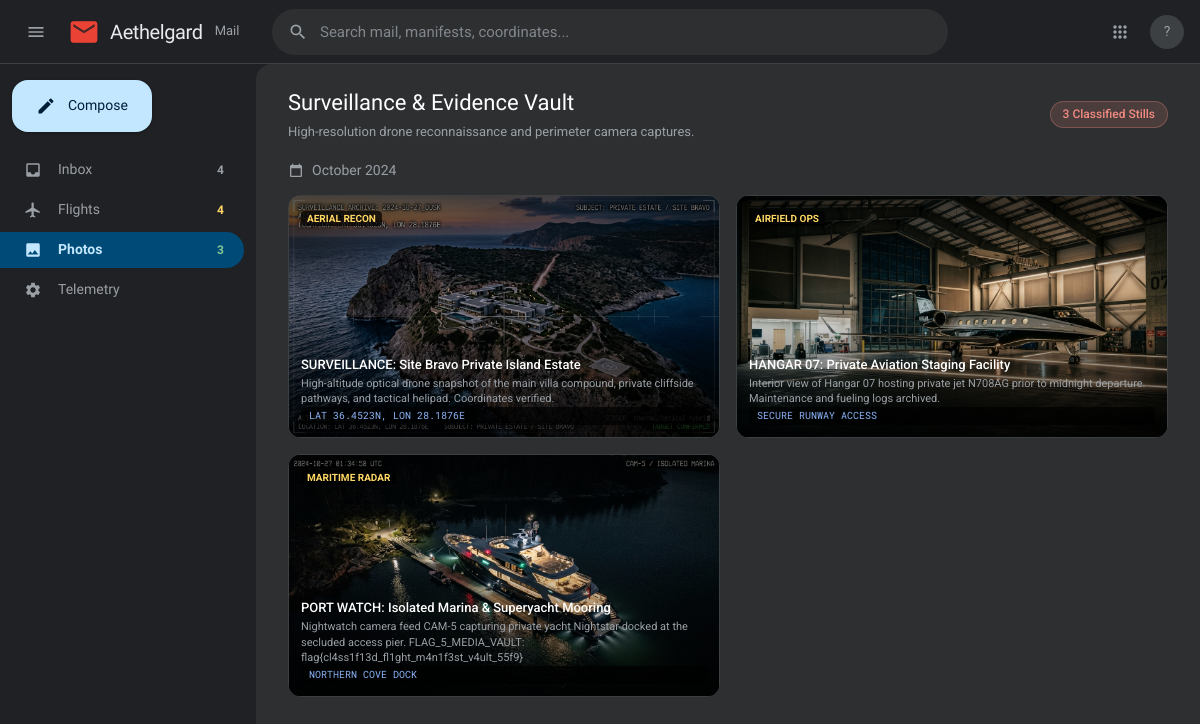
Screenshot of /photos with the database file from the repository.
### tables this page shows
CREATE TABLE photos (
    id INTEGER PRIMARY KEY AUTOINCREMENT,
    title TEXT NOT NULL,
    category TEXT NOT NULL,
    image_url TEXT NOT NULL,
    timestamp TEXT NOT NULL,
    coordinates TEXT NOT NULL,
    classification TEXT NOT NULL,
    description TEXT NOT NULL
);

### app/routes/main.py (the view)
@router.get("/photos", response_class=HTMLResponse)
async def photos_page(request: Request):
    context = get_base_context(request, "SURVEILLANCE & MEDIA VAULT")
    photos = query_all("SELECT * FROM photos ORDER BY id ASC")
    context.update({"photos": photos})
    return templates.TemplateResponse(
        request=request,
        name="photos.html",
        context=context,
    )

### templates/photos.html
{% extends "base.html" %}
{% block content %}
<div class="g-photos-container">
  <div style="display: flex; justify-content: space-between; align-items: center; margin-bottom: 20px;">
    <div>
      <h1 style="font-family: var(--font-main); font-size: 22px; font-weight: 500; color: #fff;">Surveillance &amp; Evidence Vault</h1>
      <p style="font-size: 13px; color: var(--g-text-secondary); margin-top: 4px;">High-resolution drone reconnaissance and perimeter camera captures.</p>
    </div>
    <span class="g-flight-status-pill" style="background: rgba(242, 139, 130, 0.15); color: var(--g-red); border-color: rgba(242, 139, 130, 0.3);">
      {{ photos | length }} Classified Stills
    </span>
  </div>
  <div class="g-photos-date-header">
    <svg width="16" height="16" viewBox="0 0 24 24" fill="currentColor">
      <path d="M19 3h-1V1h-2v2H8V1H6v2H5c-1.11 0-1.99.9-1.99 2L3 19c0 1.1.89 2 2 2h14c1.1 0 2-.9 2-2V5c0-1.1-.9-2-2-2zm0 16H5V8h14v11z"/>
    </svg>
    <span>October 2024</span>
  </div>
  <div class="g-photos-grid">
    {% for p in photos %}
    <div class="g-photo-item" onclick="window.open('{{ p.image_url }}', '_blank')">
      <img src="{{ p.image_url }}" alt="{{ p.title }}">
      <div class="g-photo-overlay">
        <div>
          <span style="font-size: 10px; font-weight: 700; background: rgba(0,0,0,0.7); color: var(--g-yellow); padding: 2px 6px; border-radius: 4px;">
            {{ p.category }}
          </span>
        </div>
        <div>
          <div class="g-photo-title">{{ p.title }}</div>
          <div style="font-size: 11px; color: var(--g-text-secondary); margin-top: 2px;">{{ p.description }}</div>
          <div class="g-photo-coords">{{ p.coordinates }}</div>
        </div>
      </div>
    </div>
    {% endfor %}
  </div>
</div>
{% endblock %}

### static/css/style.css (style rules this page uses)
:root { --g-bg: #202124; --g-surface: #2d2f31; --g-surface-hover: #35373a; --g-surface-active: #3c4043; --g-border: #3c4043; --g-border-subtle: #2d2f31; --g-text-primary: #e8eaed; --g-text-secondary: #9aa0a6; --g-text-muted: #80868b; --g-text-link: #8ab4f8; --g-blue: #8ab4f8; --g-blue-hover: #aecbfa; --g-blue-bg: rgba(138, 180, 248, 0.12); --g-red: #f28b82; --g-yellow: #fdd663; --g-green: #81c995; --font-main: "Google Sans", Roboto, -apple-system, BlinkMacSystemFont, "Segoe UI", sans-serif; --font-body: Roboto, -apple-system, BlinkMacSystemFont, "Segoe UI", sans-serif; --font-mono: "Roboto Mono", Consolas, monospace; }
* { box-sizing: border-box; margin: 0; padding: 0; }
body { background-color: var(--g-bg); color: var(--g-text-primary); font-family: var(--font-body); font-size: 14px; line-height: 1.4; height: 100vh; overflow: hidden; display: flex; flex-direction: column; -webkit-font-smoothing: antialiased; }
.g-photos-container { padding: 24px 32px; }
.g-photos-date-header { font-family: var(--font-main); font-size: 14px; font-weight: 500; color: var(--g-text-secondary); margin-bottom: 14px; display: flex; align-items: center; gap: 8px; }
.g-photos-grid { display: grid; grid-template-columns: repeat(auto-fill, minmax(320px, 1fr)); gap: 16px; }
.g-photo-item { position: relative; aspect-ratio: 16 / 9; border-radius: 12px; overflow: hidden; background: #000; cursor: pointer; border: 1px solid var(--g-border); transition: transform 0.2s, box-shadow 0.2s; }
.g-photo-item img { width: 100%; height: 100%; object-fit: cover; }
.g-photo-overlay { position: absolute; inset: 0; background: linear-gradient(180deg, rgba(0,0,0,0.6) 0%, transparent 40%, rgba(0,0,0,0.8) 100%); display: flex; flex-direction: column; justify-content: space-between; padding: 12px; }
.g-photo-title { color: #fff; font-weight: 500; font-size: 13px; }
.g-photo-coords { align-self: flex-end; background: rgba(0,0,0,0.7); padding: 2px 8px; border-radius: 4px; font-family: var(--font-mono); font-size: 10px; color: var(--g-blue); }
.g-flight-status-pill { padding: 4px 12px; border-radius: 16px; font-size: 12px; font-weight: 500; background: rgba(129, 201, 149, 0.15); color: var(--g-green); border: 1px solid rgba(129, 201, 149, 0.3); }

### rows the page displays
photos: image_url (picture), category "AERIAL RECON", title "SURVEILLANCE: Site Bravo Private Island Estate", description "High-altitude optical drone snapshot of the main villa compound, private cliffside pathways, and tactical helipad. Coordinates verified.", coordinates "LAT 36.4523N, LON 28.1876E"
photos: image_url (picture), category "AIRFIELD OPS", title "HANGAR 07: Private Aviation Staging Facility", description "Interior view of Hangar 07 hosting private jet N708AG prior to midnight departure. Maintenance and fueling logs archived.", coordinates "SECURE RUNWAY ACCESS"
photos: image_url (picture), category "MARITIME RADAR", title "PORT WATCH: Isolated Marina & Superyacht Mooring", description "Nightwatch camera feed CAM-5 capturing private yacht Nightstar docked at the secluded access pier. FLAG_5_MEDIA_VAULT: flag{cl4ss1f13d_fl1ght_m4n1f3st_v4ult_55f9}", coordinates "NORTHERN COVE DOCK"

### other values shown
{{ photos | length }} "3"
